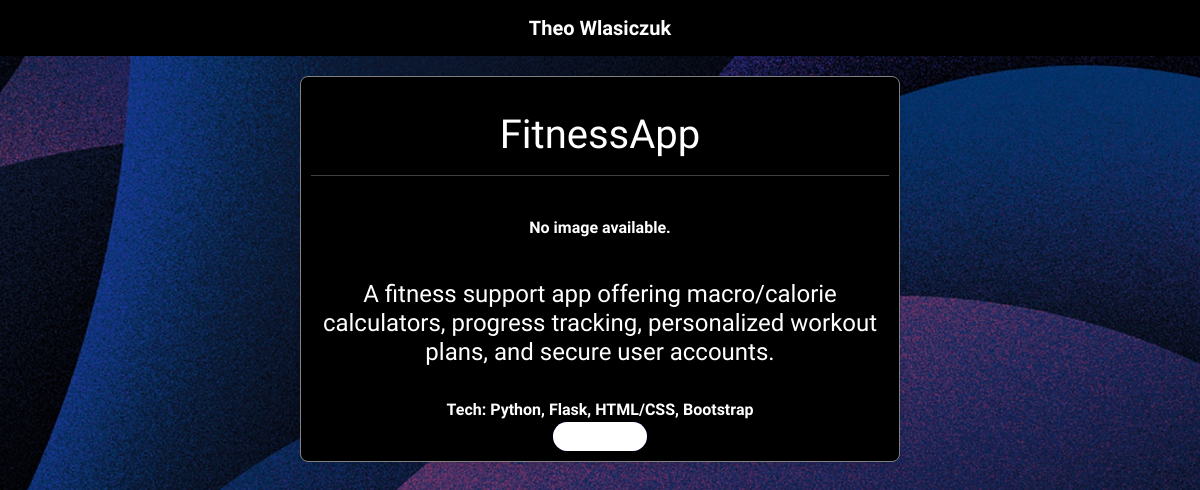
The app's page /post/4/ with its own data.
### portfolio_tw/models.py (models this page shows, shortened)
class Post(models.Model):
    name = models.CharField(max_length=100, default="Untitled Project")  # Default project name
    description = models.TextField(blank=True, null=True)  # Optional field
    tech = models.TextField(blank=True, null=True)  # Optional field
    sourceCode = models.TextField(blank=True, null=True)  # Optional field
    image = models.ImageField(upload_to='images/')  # Field for the image

### portfolio_tw/views.py (the view)
# urls.py: path("post/<int:id>/", views.post, name="post"),
def post(request, id):
    post = get_object_or_404(Post, id=id)
    return render(request, "post.html", {'post': post}) #renders the page and gives you all the data of the Project you looked up

### portfolio_tw/templates/post.html (shortened to what this page needs)
{% extends "layout.html"%}
{% block content %}
<head>
  <link rel="stylesheet" href="/static/css/styles.css">
</head>
  <div class="project-container">
  <div class="project">
      <br>
      <h1 class="text-white text-center">{{ post.name }}</h1>
      <hr>
    <br>
    {% if post.images.all %}
    <div id="carouselExampleDark" class="carousel carousel-dark slide" data-bs-ride="carousel">
      <div class="carousel-indicators">
        <button type="button" data-bs-target="#carouselExampleDark" data-bs-slide-to="0" class="active" aria-current="true" aria-label="Slide 1"></button>
        {% for image in post.images.all reversed%}
          <button type="button" data-bs-target="#carouselExampleDark" data-bs-slide-to="{{ forloop.counter0 }}" aria-label="Slide {{ forloop.counter0 }}"></button>
        {% endfor%}
      </div>
      <div class="carousel-inner">
        {% for image in post.images.all reversed%}
          {% if forloop.counter > 0 %}
            <div class="carousel-item active" data-bs-interval="8000">
              <img src="{{ image.image.url }}" class="d-block w-100 rounded" alt="...">
            </div>
          {% else %}
            <div class="carousel-item" data-bs-interval="8000">
              <img src="{{ image.image.url }}" class="d-block w-100 rounded" alt="...">
            </div>
          {% endif %}
        {% endfor %}
      </div>
      <button class="carousel-control-prev" type="button" data-bs-target="#carouselExampleDark" data-bs-slide="prev">
        <span class="carousel-control-prev-icon" aria-hidden="true"></span>
        <span class="visually-hidden">Previous</span>
      </button>
      <button class="carousel-control-next" type="button" data-bs-target="#carouselExampleDark" data-bs-slide="next">
        <span class="carousel-control-next-icon" aria-hidden="true"></span>
        <span class="visually-hidden">Next</span>
      </button>
    </div>
    {% else %}
        <p>No image available.</p>
    {% endif %}
      <br>
      <h4 class="description">{{ post.description }}</h4>
      <br>
      <strong class="tech">{{ post.tech }}</strong>
      <br>
      <button class="cssbuttons-io">
        <a href="{{ post.sourceCode}}">
        </a>
      </button>
    </div>
  </div>
{% endblock %}

### portfolio_tw/static/css/styles.css (style rules this page uses)
body { background-image: url("../photos/purple-cover.jpg"); margin: 0; min-height: 200vh; background-repeat: no-repeat; background-size: cover; background-position: center top; background-attachment: scroll; }
hr { color: white; }
* { font-family: "Poiret One", serif; font-weight: bold; box-sizing: border-box; }
.cssbuttons-io { position: relative; font-family: inherit; font-weight: 500; font-size: 18px; letter-spacing: 0.05em; border-radius: 0.8em; cursor: pointer; border: none; background: linear-gradient(to right, #8e2de2, #4a00e0); color: black; overflow: hidden; }
.cssbuttons-io svg { width: 1.2em; height: 1.2em; margin-right: 0.5em; }
.cssbuttons-io::before, .cssbuttons-io::after { position: absolute; top: 0; left: 0; width: 100%; height: 100%; z-index: 0; }
.cssbuttons-io::before { content: ""; background: #fff; width: 120%; left: -10%; transform: skew(30deg); transition: transform 0.4s cubic-bezier(0.3, 1, 0.8, 1); }
.project-container { display: flex; flex-wrap: wrap; justify-content: center; gap: 20px; margin: 20px auto; max-width: 50%; }
.project { flex: 1 1 calc(50% - 20px); min-width: 280px; background-color: black; border: 1px solid gray; color: white; border-radius: 8px; box-shadow: 0 4px 6px rgba(0, 0, 0, 0.1); padding: 10px; text-align: center; transition: transform 0.2s, box-shadow 0.2s; }

### records on screen
Post: name "FitnessApp", description "A fitness support app offering macro/calorie calculators, progress tracking, personalized workout plans, and secure user accounts.", tech "Tech: Python, Flask, HTML/CSS, Bootstrap"
